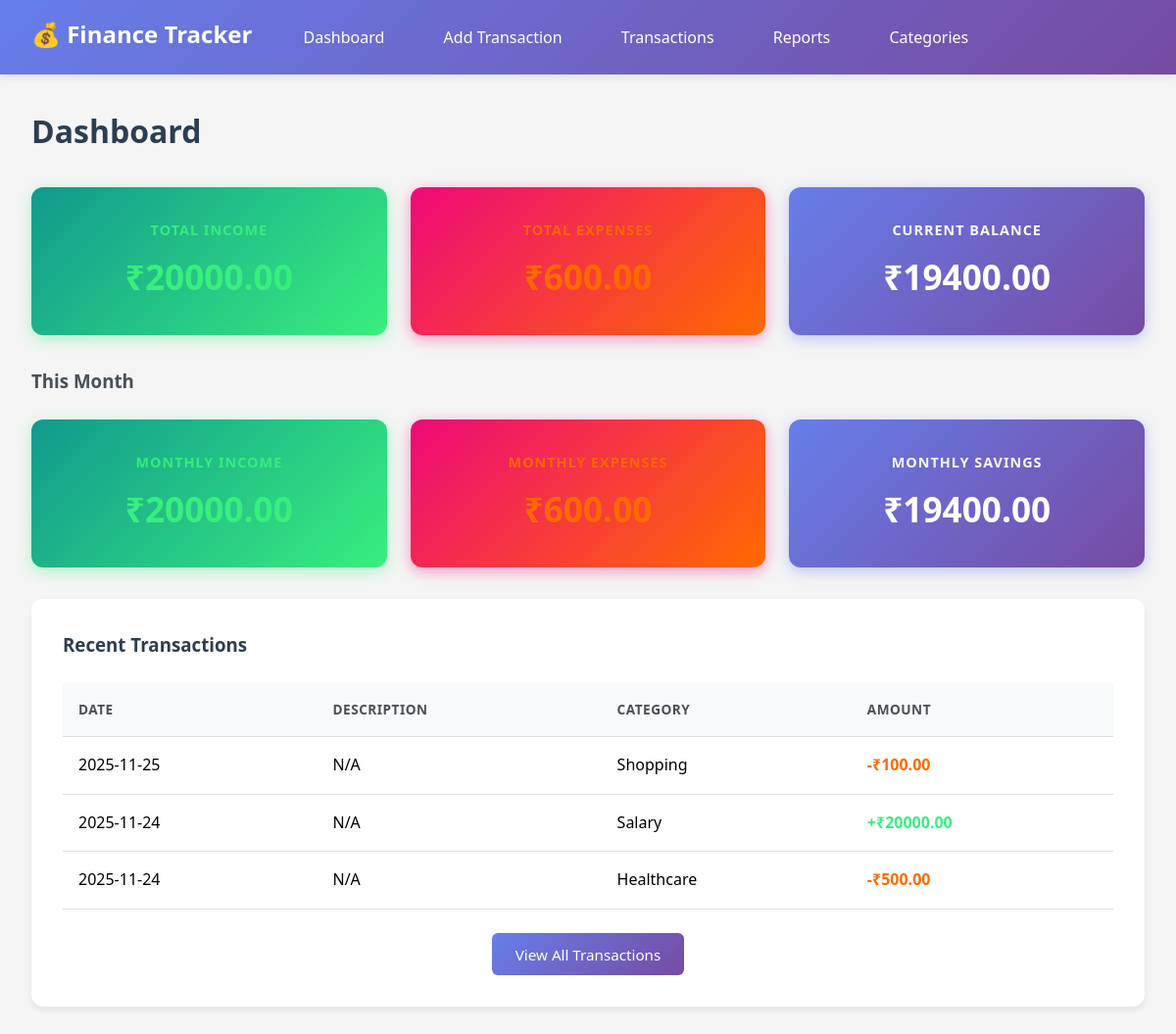
The page / on the database its author committed.
### app.py (models this page shows)
class Transaction(db.Model):
    id = db.Column(db.Integer, primary_key=True)
    amount = db.Column(db.Float, nullable=False)
    description = db.Column(db.String(200))
    date = db.Column(db.DateTime, nullable=False, default=datetime.utcnow)
    type = db.Column(db.String(20), nullable=False)  # 'income' or 'expense'
    category_id = db.Column(db.Integer, db.ForeignKey('category.id'), nullable=False)

class Category(db.Model):
    id = db.Column(db.Integer, primary_key=True)
    name = db.Column(db.String(50), nullable=False, unique=True)
    type = db.Column(db.String(20), nullable=False)  # 'income' or 'expense'
    transactions = db.relationship('Transaction', backref='category', lazy=True)

### app.py (the view)
@app.route('/')
def index():
    total_income = db.session.query(func.sum(Transaction.amount)).filter_by(type='income').scalar() or 0
    total_expenses = db.session.query(func.sum(Transaction.amount)).filter_by(type='expense').scalar() or 0
    balance = total_income - total_expenses
    recent_transactions = Transaction.query.order_by(Transaction.date.desc()).limit(10).all()
    current_month = datetime.now().month
    current_year = datetime.now().year
    monthly_income = db.session.query(func.sum(Transaction.amount)).filter(
        Transaction.type == 'income',
        extract('month', Transaction.date) == current_month,
        extract('year', Transaction.date) == current_year
    ).scalar() or 0
    monthly_expenses = db.session.query(func.sum(Transaction.amount)).filter(
        Transaction.type == 'expense',
        extract('month', Transaction.date) == current_month,
        extract('year', Transaction.date) == current_year
    ).scalar() or 0
    return render_template('index.html',
                         total_income=total_income,
                         total_expenses=total_expenses,
                         balance=balance,
                         monthly_income=monthly_income,
                         monthly_expenses=monthly_expenses,
                         recent_transactions=recent_transactions)

### templates/index.html
{% extends "base.html" %}
{% block content %}
<h2 style="margin-bottom: 2rem; color: #2c3e50; font-size: 2rem;">Dashboard</h2>
<div class="stats-grid">
    <div class="stat-card income">
        <h3>Total Income</h3>
        <p>₹{{ "%.2f"|format(total_income) }}</p>
    </div>
    <div class="stat-card expense">
        <h3>Total Expenses</h3>
        <p>₹{{ "%.2f"|format(total_expenses) }}</p>
    </div>
    <div class="stat-card">
        <h3>Current Balance</h3>
        <p>₹{{ "%.2f"|format(balance) }}</p>
    </div>
</div>
<h3 style="margin-bottom: 1.5rem; color: #495057;">This Month</h3>
<div class="stats-grid">
    <div class="stat-card income">
        <h3>Monthly Income</h3>
        <p>₹{{ "%.2f"|format(monthly_income) }}</p>
    </div>
    <div class="stat-card expense">
        <h3>Monthly Expenses</h3>
        <p>₹{{ "%.2f"|format(monthly_expenses) }}</p>
    </div>
    <div class="stat-card">
        <h3>Monthly Savings</h3>
        <p>₹{{ "%.2f"|format(monthly_income - monthly_expenses) }}</p>
    </div>
</div>
<div class="card">
    <h3>Recent Transactions</h3>
    {% if recent_transactions %}
        <table>
            <thead>
                <tr>
                    <th>Date</th>
                    <th>Description</th>
                    <th>Category</th>
                    <th>Amount</th>
                </tr>
            </thead>
            <tbody>
                {% for transaction in recent_transactions %}
                <tr>
                    <td>{{ transaction.date.strftime('%Y-%m-%d') }}</td>
                    <td>{{ transaction.description or 'N/A' }}</td>
                    <td>{{ transaction.category.name }}</td>
                    <td class="{{ transaction.type }}">
                        {{ '+' if transaction.type == 'income' else '-' }}₹{{ "%.2f"|format(transaction.amount) }}
                    </td>
                </tr>
                {% endfor %}
            </tbody>
        </table>
        <div style="margin-top: 1.5rem; text-align: center;">
            <a href="/transactions" class="btn btn-primary">View All Transactions</a>
        </div>
    {% else %}
        <p style="text-align: center; color: #6c757d; padding: 2rem;">No transactions yet. <a href="/add_transaction">Add your first transaction</a></p>
    {% endif %}
</div>
{% endblock %}

### templates/base.html (style rules this page uses)
* { margin: 0; padding: 0; box-sizing: border-box; }
body { font-family: 'Segoe UI', Tahoma, Geneva, Verdana, sans-serif; background: #f5f5f5; line-height: 1.6; }
.card { background: white; padding: 2rem; border-radius: 12px; box-shadow: 0 4px 6px rgba(0,0,0,0.07); margin-bottom: 2rem; transition: transform 0.3s, box-shadow 0.3s; }
.card h2, .card h3 { margin-bottom: 1.5rem; color: #2c3e50; }
.stats-grid { display: grid; grid-template-columns: repeat(auto-fit, minmax(220px, 1fr)); gap: 1.5rem; margin-bottom: 2rem; }
.stat-card { background: linear-gradient(135deg, #667eea 0%, #764ba2 100%); color: white; padding: 2rem; border-radius: 12px; text-align: center; box-shadow: 0 4px 15px rgba(102, 126, 234, 0.4); transition: transform 0.3s; }
.stat-card.income { background: linear-gradient(135deg, #11998e 0%, #38ef7d 100%); box-shadow: 0 4px 15px rgba(56, 239, 125, 0.4); }
.stat-card.expense { background: linear-gradient(135deg, #ee0979 0%, #ff6a00 100%); box-shadow: 0 4px 15px rgba(238, 9, 121, 0.4); }
.stat-card h3 { font-size: 0.9rem; margin-bottom: 0.5rem; opacity: 0.95; text-transform: uppercase; letter-spacing: 1px; font-weight: 600; }
.stat-card p { font-size: 2.2rem; font-weight: bold; margin: 0; }
table { width: 100%; border-collapse: collapse; margin-top: 1rem; }
th, td { padding: 1rem; text-align: left; border-bottom: 1px solid #e0e0e0; }
th { background: #f8f9fa; font-weight: 600; color: #495057; text-transform: uppercase; font-size: 0.85rem; letter-spacing: 0.5px; }
.btn { padding: 0.6rem 1.5rem; border: none; border-radius: 6px; cursor: pointer; text-decoration: none; display: inline-block; transition: all 0.3s; font-weight: 500; font-size: 0.95rem; }
.btn-primary { background: linear-gradient(135deg, #667eea 0%, #764ba2 100%); color: white; }
.income { color: #38ef7d; font-weight: 600; }
.expense { color: #ff6a00; font-weight: 600; }

### rows shown on the page
Transaction: type "-", amount "100.00"
Transaction: type "+", amount "20000.00"
Transaction: type "-", amount "500.00"

### other values the page prints
{{ "%.2f"|format(total_income) }} "20000.00"
{{ "%.2f"|format(total_expenses) }} "600.00"
{{ "%.2f"|format(balance) }} "19400.00"
{{ "%.2f"|format(monthly_income) }} "20000.00"
{{ "%.2f"|format(monthly_expenses) }} "600.00"
{{ "%.2f"|format(monthly_income - monthly_expenses) }} "19400.00"
